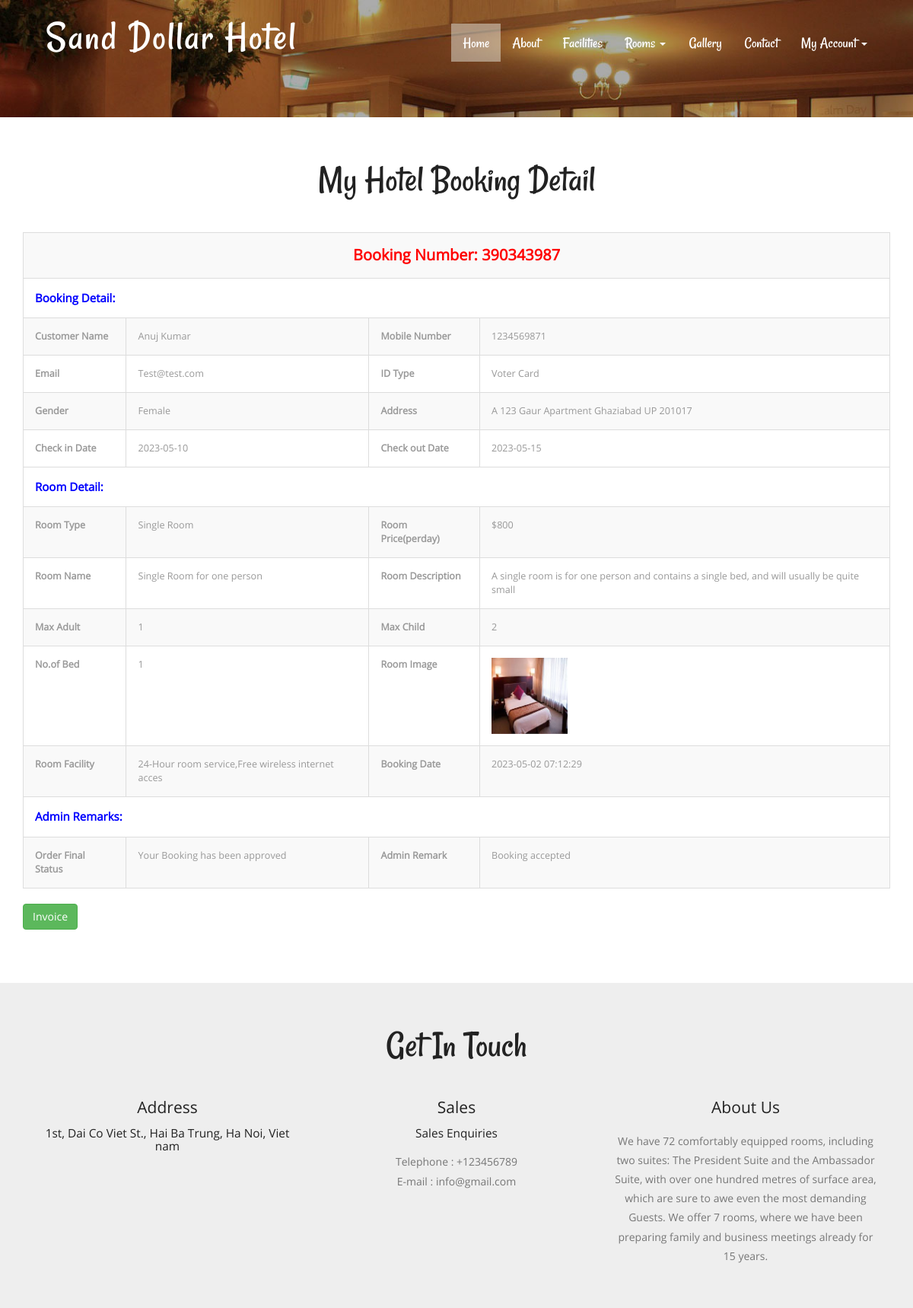
/view-application-detail.php?viewid=1 (signed in), run on an earlier commit of the app's database.
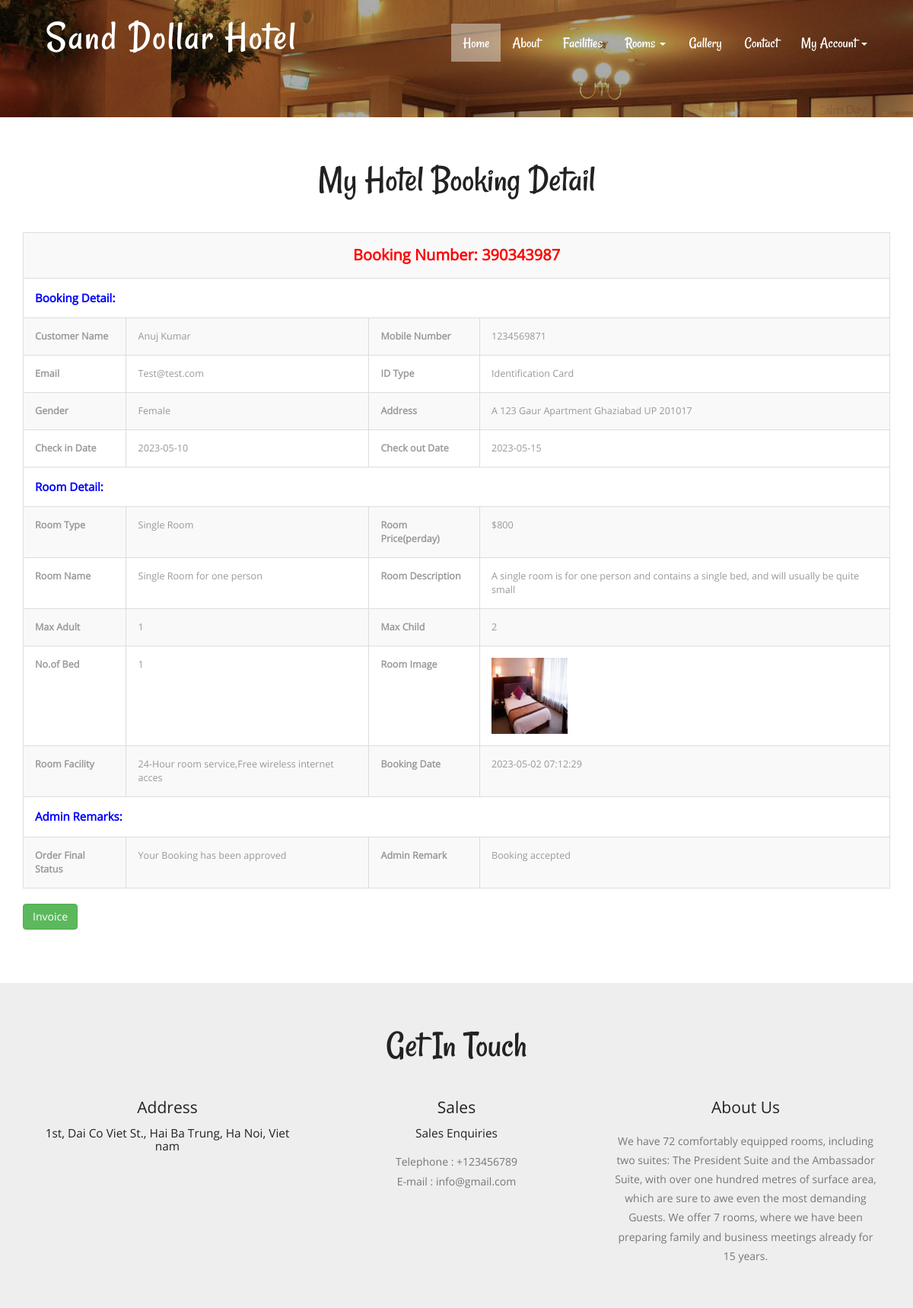
And on a later commit of the database.
### tables this page shows
CREATE TABLE `tblbooking` (
  `ID` int(10) NOT NULL,
  `RoomId` int(5) DEFAULT NULL,
  `BookingNumber` varchar(120) DEFAULT NULL,
  `UserID` int(5) NOT NULL,
  `IDType` varchar(120) DEFAULT NULL,
  `Gender` varchar(50) DEFAULT NULL,
  `Address` mediumtext DEFAULT NULL,
  `CheckinDate` varchar(200) DEFAULT NULL,
  `CheckoutDate` varchar(200) DEFAULT NULL,
  `BookingDate` timestamp NULL DEFAULT current_timestamp(),
  `Remark` varchar(50) DEFAULT NULL,
  `Status` varchar(50) DEFAULT NULL,
  `UpdationDate` timestamp NULL DEFAULT NULL ON UPDATE current_timestamp()
);

CREATE TABLE `tbluser` (
  `ID` int(10) NOT NULL,
  `FullName` varchar(200) DEFAULT NULL,
  `MobileNumber` bigint(10) DEFAULT NULL,
  `Email` varchar(120) DEFAULT NULL,
  `Password` varchar(120) DEFAULT NULL,
  `RegDate` timestamp NULL DEFAULT current_timestamp()
);

CREATE TABLE `tblcategory` (
  `ID` int(10) NOT NULL,
  `CategoryName` varchar(120) DEFAULT NULL,
  `Description` mediumtext DEFAULT NULL,
  `Price` int(5) NOT NULL,
  `Date` timestamp NULL DEFAULT current_timestamp()
);

CREATE TABLE `tblroom` (
  `ID` int(10) NOT NULL,
  `RoomType` int(10) DEFAULT NULL,
  `RoomName` varchar(200) DEFAULT NULL,
  `MaxAdult` int(5) DEFAULT NULL,
  `MaxChild` int(5) DEFAULT NULL,
  `RoomDesc` mediumtext DEFAULT NULL,
  `NoofBed` int(5) DEFAULT NULL,
  `Image` varchar(200) DEFAULT NULL,
  `RoomFacility` varchar(200) DEFAULT NULL,
  `CreationDate` timestamp NULL DEFAULT current_timestamp()
);

CREATE TABLE `tblpage` (
  `ID` int(10) NOT NULL,
  `PageType` varchar(120) DEFAULT NULL,
  `PageTitle` varchar(200) DEFAULT NULL,
  `PageDescription` mediumtext DEFAULT NULL,
  `Email` varchar(120) DEFAULT NULL,
  `MobileNumber` bigint(10) DEFAULT NULL,
  `UpdationDate` timestamp NULL DEFAULT NULL ON UPDATE current_timestamp()
);

### src/view-application-detail.php (the view, shortened to what this page needs)
<?php
include('includes/dbconnection.php');
if (strlen($_SESSION['hbmsuid'] == 0)) {
  header('location:logout.php');
} else {
?>
  <!DOCTYPE HTML>
  <html>
  <head>
    <link href="css/bootstrap.css" rel="stylesheet" type="text/css" media="all">
    <link href="css/style.css" rel="stylesheet" type="text/css" media="all" />
  </head>
  <body>
    <div class="header head-top">
      <div class="container">
        <?php include_once('includes/header.php'); ?>
      </div>
    </div>
    <div class="typography">
      <div class="container">
        <div class="typography-info">
          <h2 class="type">My Hotel Booking Detail</h2>
        </div>
        <div class="bs-docs-example">
          <?php
          $vid = $_GET['viewid'];
          $sql = "SELECT tblbooking.BookingNumber,tbluser.FullName,tbluser.MobileNumber,tbluser.Email,tblbooking.ID as tid,tblbooking.IDType,tblbooking.Gender,tblbooking.Address,tblbooking.CheckinDate,tblbooking.CheckoutDate,tblbooking.BookingDate,tblbooking.Remark,tblbooking.Status,tblbooking.UpdationDate,tblcategory.CategoryName,tblcategory.Description,tblcategory.Price,tblroom.RoomName,tblroom.MaxAdult,tblroom.MaxChild,tblroom.RoomDesc,tblroom.NoofBed,tblroom.Image,tblroom.RoomFacility
from tblbooking
join tblroom on tblbooking.RoomId=tblroom.ID
join tblcategory on tblcategory.ID=tblroom.RoomType
join tbluser on tblbooking.UserID=tbluser.ID
where tblbooking.ID=:vid";
          $query = $dbh->prepare($sql);
          $query->bindParam(':vid', $vid, PDO::PARAM_STR);
          $query->execute();
          $results = $query->fetchAll(PDO::FETCH_OBJ);
          if ($query->rowCount() > 0) {
            foreach ($results as $row) {               ?>
              <table border="1" class="table table-bordered table-striped table-vcenter js-dataTable-full-pagination">
                <tr>
                  <th colspan="4" style="color: red;font-weight: bold;text-align: center;font-size: 20px"> Booking Number: <?php echo $row->BookingNumber; ?></th>
                </tr>
                <tr>
                  <th colspan="4" style="color: blue;font-weight: bold;font-size: 15px"> Booking Detail:</th>
                </tr>
                <tr>
                  <th>Customer Name</th>
                  <td><?php echo $row->FullName; ?></td>
                  <th>Mobile Number</th>
                  <td><?php echo $row->MobileNumber; ?></td>
                </tr>
                <tr>
                  <th>Email</th>
                  <td><?php echo $row->Email; ?></td>
                  <th>ID Type</th>
                  <td><?php echo $row->IDType; ?></td>
                </tr>
                <tr>
                  <th>Gender</th>
                  <td><?php echo $row->Gender; ?></td>
                  <th>Address</th>
                  <td><?php echo $row->Address; ?></td>
                </tr>
                <tr>
                  <th>Check in Date</th>
                  <td><?php echo $row->CheckinDate; ?></td>
                  <th>Check out Date</th>
                  <td><?php echo $row->CheckoutDate; ?></td>
                </tr>
                <tr>
                <tr>
                  <th colspan="4" style="color: blue;font-weight: bold;font-size: 15px"> Room Detail:</th>
                </tr>
                <th>Room Type</th>
                <td><?php echo $row->CategoryName; ?></td>
                <th>Room Price(perday)</th>
                <td>$<?php echo $row->Price; ?></td>
                </tr>
                <tr>
                  <th>Room Name</th>
                  <td><?php echo $row->RoomName; ?></td>
                  <th>Room Description</th>
                  <td><?php echo $row->RoomDesc; ?></td>
                </tr>
                <tr>
                  <th>Max Adult</th>
                  <td><?php echo $row->MaxAdult; ?></td>
                  <th>Max Child</th>
                  <td><?php echo $row->MaxChild; ?></td>
                </tr>
                <tr>
                  <th>No.of Bed</th>
                  <td><?php echo $row->NoofBed; ?></td>
                  <th>Room Image</th>
                  <td><img src="admin/images/<?php echo $row->Image; ?>" width="100" height="100" value="<?php echo $row->Image; ?>"></td>
                </tr>
                <tr>
                  <th>Room Facility</th>
                  <td><?php echo $row->RoomFacility; ?></td>
                  <th>Booking Date</th>
                  <td><?php echo $row->BookingDate; ?></td>
                </tr>
                <tr>
                  <th colspan="4" style="color: blue;font-weight: bold;font-size: 15px"> Admin Remarks:</th>
                </tr>
                <tr>
                  <th>Order Final Status</th>
                  <td> <?php $status = $row->Status;
                        if ($row->Status == "Approved") {
                          echo "Your Booking has been approved";
                        }
                        if ($row->Status == "") {
                          echo "Not Response Yet";
                        }; ?></td>
                  <th>Admin Remark</th>
                  <?php if ($row->Status == "") { ?>
                    <td><?php echo "Not Updated Yet"; ?></td>
                  <?php } else { ?> <td><?php echo htmlentities($row->Remark); ?>
                    </td>
                  <?php } ?>
                </tr>
            <?php $cnt = $cnt + 1;
            }
          } ?>
              </table>
              <?php if ($row->Status != "Cancelled") { ?>
                <a href="invoice.php?invid=<?php echo htmlentities($row->tid); ?>" class="btn btn-success">Invoice</a>
              <?php } ?>
        </div>
      </div>
    </div>
    <?php include_once('includes/getintouch.php'); ?>
  </body>
  </html><?php }  ?>

### src/includes/header.php (shortened to what this page needs)
<div class="header-top">
    <nav class="navbar navbar-default">
        <div class="container-fluid">
            <div class="navbar-header">
                <div class="navbar-brand">
                    <h1><a href="index.php">Sand Dollar Hotel</a></h1>
                </div>
            </div>
            <div class="collapse navbar-collapse" id="bs-example-navbar-collapse-1">
                <ul class="nav navbar-nav">
                    <li class="active"><a href="index.php">Home <span class="sr-only">(current)</span></a></li>
                    <li><a href="about.php">About</a></li>
                    <li><a href="services.php">Facilities</a></li>
                    <li class="dropdown">
                        <a href="#" class="dropdown-toggle" data-toggle="dropdown" role="button" aria-haspopup="true" aria-expanded="false">Rooms <span class="caret"></span></a>
                    </li>
                    <li><a href="gallery.php">Gallery</a></li>
                    <li><a href="contact.php">Contact</a></li>
                    <?php if (strlen($_SESSION['hbmsuid']!=0)) {?>
                        <li class="dropdown">
                            <a href="#" class="dropdown-toggle" data-toggle="dropdown" role="button" aria-haspopup="true" aria-expanded="false">My Account <span class="caret"></span></a>
                        </li>
                    <?php } ?>
                </ul>
            </div>
        </div>
    </nav>
</div>

### src/includes/getintouch.php (shortened to what this page needs)
<div class="touch-section">
	<div class="container">
		<h3>get in touch</h3>
		<div class="touch-grids">
			<?php
				$sql="SELECT * from tblpage where PageType='contactus'";
				$query = $dbh -> prepare($sql);
				$query->execute();
				$results=$query->fetchAll(PDO::FETCH_OBJ);
				$cnt=1;
				if($query->rowCount() > 0) {
					foreach($results as $row) {
			?>
			<div class="col-md-4 touch-grid">
				<h4>address</h4>
				<h5><?php echo htmlentities($row->PageDescription);?></h5>
			</div>
			<div class="col-md-4 touch-grid">
				<h4>Sales</h4>
				<h5>Sales Enquiries</h5>
				<p>Telephone : +<?php  echo htmlentities($row->MobileNumber);?></p>
				<p>E-mail : <?php  echo htmlentities($row->Email);?></p>
			</div>
			<?php $cnt=$cnt+1;}} ?>
			<div class="col-md-4 touch-grid">
				<?php
					$sql="SELECT * from tblpage where PageType='aboutus'";
					$query = $dbh -> prepare($sql);
					$query->execute();
					$results=$query->fetchAll(PDO::FETCH_OBJ);
					$cnt=1;
					if($query->rowCount() > 0) {
						foreach($results as $row) {
				?>
				<h4><?php  echo htmlentities($row->PageTitle);?></h4>
				<br>
				<p><?php  echo htmlentities($row->PageDescription);?></p>
				</div><?php $cnt=$cnt+1;}} ?>
					<div class="clearfix"></div>
				</div>
			</div>
		</div>

### src/css/style.css (style rules this page uses)
body a { transition:0.5s all; -webkit-transition:0.5s all; -moz-transition:0.5s all; -o-transition:0.5s all; -ms-transition:0.5s all; }
h1,h2,h3,h4,h5,h6 { padding:0 0; margin:0 0; }
p { padding:0 0; margin:0 0; }
ul { padding:0 0; margin:0 0; }
body { padding:0 0; margin:0 0; font-family: 'OpenSans-Regular' }
.header-top { margin-top: 1em; }
.navbar-brand { float: left; margin-left: 0.8em; }
.navbar { border-radius: 0px; }
.navbar-nav { float: right; margin: 0; }
.navbar-default { background: none!important; border: none!important; }
.navbar-brand h1 a { text-decoration: none; color:#fff; font-size: 1.5em; font-family: 'Rancho-Regular'; text-transform: capitalize; letter-spacing: 2px; line-height: .5em; }
.navbar-default .navbar-nav > li > a { color: #fff; font-family: 'Rancho-Regular'; font-size: 1.4em; }
.navbar-default .navbar-nav > .active > a, .navbar-default .navbar-nav > .active > a:hover, .navbar-default .navbar-nav > .active > a:focus { color: #fff; background-color: rgba(249, 255, 247, 0.43); }
.navbar { position: relative; min-height: 50px; margin-bottom: 0; border: 1px solid transparent; }
.navbar-brand { float: left; height: 0px; padding: 0px 15px; font-size: 18px; line-height: 20px; }
.navbar > .container .navbar-brand, .navbar > .container-fluid .navbar-brand { margin-left: 0px; }
.navbar-default { padding: 1.2em 0; }
.navbar-collapse { max-height: 340px; padding-right: 0px; padding-left: 0px; }
.header { background:url(../images/banner1.jpg) no-repeat 0px 0px; background-size:cover; -webkit-background-size: cover; -moz-background-size: cover; -o-background-size: cover; -ms-background-size: cover; min-height:764px; padding-bottom: 4em; }
.touch-section { padding: 4em 0; text-align: center; background-color: #eee; }
.touch-grids { margin-top: 3em; }
.touch-grid h4 { font-size: 1.5em; color: #222; text-transform: capitalize; }
.touch-section h3 { font-size: 3.5em; text-transform: capitalize; font-family: 'Rancho-Regular'; color: #222; }
.touch-grid h5 { font-size: 1.1em; padding: 1em 0; color: #222; }
.touch-grid p { font-size: 1em; line-height: 1.8em; color: #777; }
.head-top { min-height: 115px !important; }
.typography-info { text-align: center; margin-bottom: 3em; }
h2.type { font-size: 3.5em; text-transform: capitalize; font-family: 'Rancho-Regular'; color: #222; }
.typography { padding: 4em 0; }
.table > thead > tr > th, .table > tbody > tr > th, .table > tfoot > tr > th, .table > thead > tr > td, .table > tbody > tr > td, .table > tfoot > tr > td { border-top: none !important; }
.bs-docs-example { margin: 1em 0; }
.table td, .table>tbody>tr>td, .table>tbody>tr>th, .table>tfoot>tr>td, .table>tfoot>tr>th, .table>thead>tr>td, .table>thead>tr>th { padding: 15px!important; }
.table > thead > tr > th, .table > tbody > tr > th, .table > tfoot > tr > th, .table > thead > tr > td, .table > tbody > tr > td, .table > tfoot > tr > td { font-size: 0.9em; color: #999; border-top: none !important; }
@media (max-width:1440px) { .header { min-height: 679px; } }
@media (max-width:1366px) { .header { min-height: 652px; } }
@media (max-width:1280px) { .header { min-height: 602px; } }

What changed in the data, as far as the page shows it:
changed tblbooking "Female": IDType "Voter Card" → "Identification Card"
